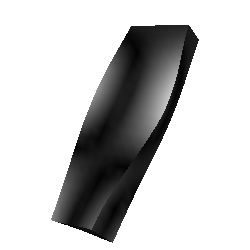

Write the Python code that produced this figure.
#!/usr/bin/env python

# Visualize plate vibration using warp, normals, and vector dot product.

import os

# Factory overrides
import vtkmodules.vtkInteractionStyle  # noqa: F401
import vtkmodules.vtkRenderingOpenGL2  # noqa: F401

from vtkmodules.vtkCommonCore import vtkLookupTable
from vtkmodules.vtkFiltersCore import (
    vtkPolyDataNormals,
    vtkVectorDot,
)
from vtkmodules.vtkFiltersGeneral import vtkWarpVector
from vtkmodules.vtkIOLegacy import vtkPolyDataReader
from vtkmodules.vtkRenderingCore import (
    vtkActor,
    vtkDataSetMapper,
    vtkRenderWindow,
    vtkRenderWindowInteractor,
    vtkRenderer,
)

# Data directory
data_dir = os.environ.get("VPE_DATA_DIR", os.path.dirname(os.path.abspath(__file__)))

# Read plate data
plate = vtkPolyDataReader()
plate.SetFileName(os.path.join(data_dir, "plate.vtk"))
plate.SetVectorsName("mode8")

# Warp by displacement vectors
warp = vtkWarpVector()
warp.SetInputConnection(plate.GetOutputPort())
warp.SetScaleFactor(0.5)

# Compute normals
normals = vtkPolyDataNormals()
normals.SetInputConnection(warp.GetOutputPort())

# Compute dot product of vectors with normals
color = vtkVectorDot()
color.SetInputConnection(normals.GetOutputPort())

# Build a symmetric grayscale lookup table
lut = vtkLookupTable()
lut.SetNumberOfColors(256)
lut.Build()
for i in range(128):
    lut.SetTableValue(i, (128.0 - i) / 128.0, (128.0 - i) / 128.0,
                      (128.0 - i) / 128.0, 1)
for i in range(128, 256):
    lut.SetTableValue(i, (i - 128.0) / 128.0, (i - 128.0) / 128.0,
                      (i - 128.0) / 128.0, 1)

# Map the result
plate_mapper = vtkDataSetMapper()
plate_mapper.SetInputConnection(color.GetOutputPort())
plate_mapper.SetLookupTable(lut)
plate_mapper.SetScalarRange(-1, 1)

plate_actor = vtkActor()
plate_actor.SetMapper(plate_mapper)

# Renderer
renderer = vtkRenderer()
renderer.AddActor(plate_actor)
renderer.SetBackground(1, 1, 1)
# Window
render_window = vtkRenderWindow()
render_window.AddRenderer(renderer)
render_window.SetSize(250, 250)
render_window.SetWindowName("disp plot")

# Scene
renderer.GetActiveCamera().SetPosition(13.3991, 14.0764, 9.97787)
renderer.GetActiveCamera().SetFocalPoint(1.50437, 0.481517, 4.52992)
renderer.GetActiveCamera().SetViewAngle(30)
renderer.GetActiveCamera().SetViewUp(-0.120861, 0.458556, -0.880408)
renderer.GetActiveCamera().SetClippingRange(12.5724, 26.8374)

# Interactor
interactor = vtkRenderWindowInteractor()
interactor.SetRenderWindow(render_window)

interactor.Initialize()
interactor.Start()
